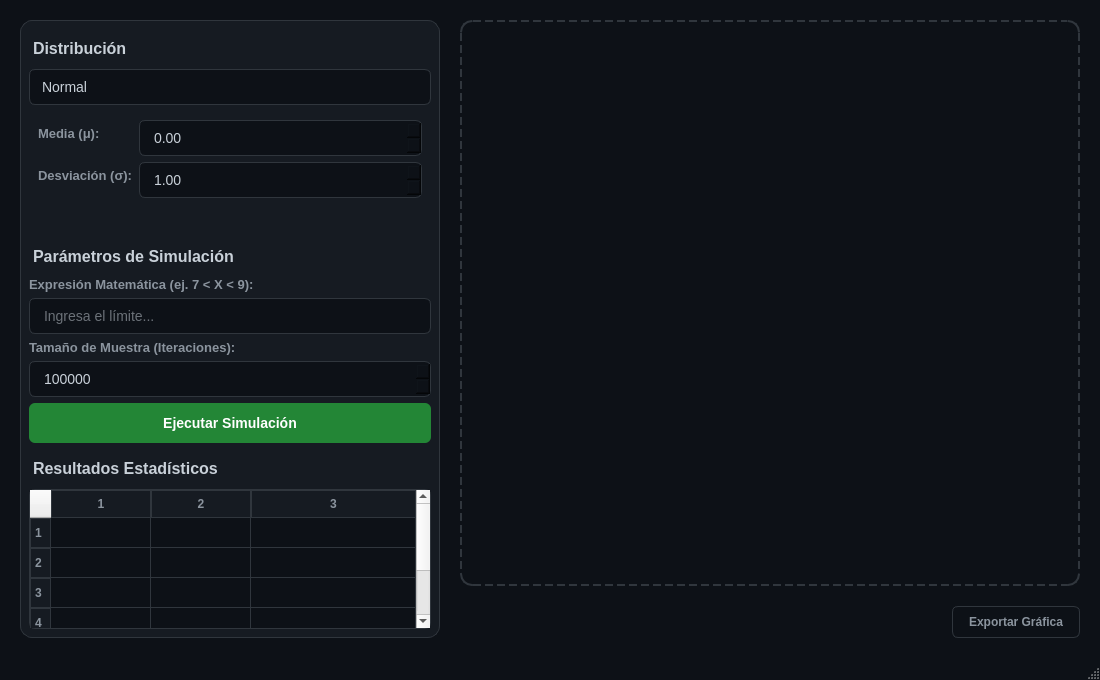
<?xml version="1.0" encoding="UTF-8"?>
<ui version="4.0">
 <class>MainWindow</class>
 <widget class="QMainWindow" name="MainWindow">
  <property name="geometry">
   <rect>
    <x>0</x>
    <y>0</y>
    <width>1100</width>
    <height>680</height>
   </rect>
  </property>
  <property name="windowTitle">
   <string>Simulador de Probabilidades</string>
  </property>
  <property name="styleSheet">
   <string>
    QMainWindow { background-color: #0d1117; font-family: 'Segoe UI', Roboto, sans-serif; }
    QWidget#panel_controles { background-color: #161b22; border-radius: 12px; border: 1px solid #30363d; }
    QWidget#contenedor_grafica { background-color: #0d1117; border: 2px dashed #30363d; border-radius: 12px; }
    QLabel { color: #8b949e; font-size: 13px; font-weight: 500; }
    QLabel#lbl_titulo1, QLabel#lbl_titulo2, QLabel#lbl_titulo3 { color: #c9d1d9; font-size: 16px; font-weight: bold; margin-bottom: 5px; margin-top: 10px; }
    QLineEdit, QComboBox, QDoubleSpinBox, QSpinBox { background-color: #0d1117; color: #c9d1d9; padding: 8px 12px; border: 1px solid #30363d; border-radius: 6px; font-size: 14px; }
    QLineEdit:focus, QComboBox:focus, QDoubleSpinBox:focus, QSpinBox:focus { border: 1px solid #58a6ff; }
    QComboBox::drop-down { border: none; }
    QPushButton#boton_calcular { background-color: #238636; color: white; padding: 12px; border-radius: 6px; font-weight: bold; font-size: 14px; border: none; }
    QPushButton#boton_calcular:hover { background-color: #2ea043; }
    QPushButton#boton_exportar { background-color: transparent; border: 1px solid #30363d; color: #8b949e; padding: 8px 16px; border-radius: 6px; font-weight: bold; }
    QPushButton#boton_exportar:hover { background-color: #30363d; color: #c9d1d9; }
    QTableWidget { background-color: #0d1117; color: #c9d1d9; gridline-color: #30363d; border: 1px solid #30363d; border-radius: 6px; font-size: 13px; }
    QHeaderView::section { background-color: #161b22; color: #8b949e; border: 1px solid #30363d; font-weight: bold; padding: 4px; }
    QTableWidget::item { padding: 5px; }
   </string>
  </property>
  <widget class="QWidget" name="centralwidget">
   <layout class="QHBoxLayout" name="horizontalLayout" stretch="0,1">
    <property name="spacing"><number>20</number></property>
    <property name="leftMargin"><number>20</number></property>
    <property name="topMargin"><number>20</number></property>
    <property name="rightMargin"><number>20</number></property>
    <property name="bottomMargin"><number>20</number></property>
    <item>
     <widget class="QWidget" name="panel_controles" native="true">
      <property name="sizePolicy">
       <sizepolicy hsizetype="Fixed" vsizetype="Expanding">
        <horstretch>0</horstretch>
        <verstretch>0</verstretch>
       </sizepolicy>
      </property>
      <property name="minimumSize"><size><width>420</width><height>0</height></size></property>
      <property name="maximumSize"><size><width>460</width><height>16777215</height></size></property>
      <layout class="QVBoxLayout" name="verticalLayout">
       <item><widget class="QLabel" name="lbl_titulo1"><property name="text"><string>Distribución</string></property></widget></item>
       <item>
        <widget class="QComboBox" name="combo_distribuciones">
         <item><property name="text"><string>Normal</string></property></item>
         <item><property name="text"><string>Exponencial</string></property></item>
         <item><property name="text"><string>Uniforme</string></property></item>
         <item><property name="text"><string>Bernoulli</string></property></item>
         <item><property name="text"><string>Binomial</string></property></item>
         <item><property name="text"><string>Geométrica</string></property></item>
         <item><property name="text"><string>Hipergeométrica</string></property></item>
         <item><property name="text"><string>Poisson</string></property></item>
        </widget>
       </item>
       <item>
        <widget class="QStackedWidget" name="paginas_variables">
         <property name="currentIndex"><number>0</number></property>
         <property name="maximumSize"><size><width>16777215</width><height>120</height></size></property>
         <widget class="QWidget" name="page_normal">
          <layout class="QFormLayout" name="formLayout_1">
           <item row="0" column="0"><widget class="QLabel" name="lbl_mu"><property name="text"><string>Media (μ):</string></property></widget></item>
           <item row="0" column="1"><widget class="QDoubleSpinBox" name="spin_media"><property name="minimum"><double>-10000</double></property><property name="maximum"><double>10000</double></property></widget></item>
           <item row="1" column="0"><widget class="QLabel" name="lbl_sigma"><property name="text"><string>Desviación (σ):</string></property></widget></item>
           <item row="1" column="1"><widget class="QDoubleSpinBox" name="spin_desviacion"><property name="minimum"><double>0.0001</double></property><property name="value"><double>1</double></property><property name="maximum"><double>10000</double></property></widget></item>
          </layout>
         </widget>
         <widget class="QWidget" name="page_exponencial">
          <layout class="QFormLayout" name="formLayout_2">
           <item row="0" column="0"><widget class="QLabel" name="lbl_lam1"><property name="text"><string>Tasa (λ):</string></property></widget></item>
           <item row="0" column="1"><widget class="QDoubleSpinBox" name="spin_lambda"><property name="minimum"><double>0.0001</double></property><property name="value"><double>1</double></property><property name="maximum"><double>10000</double></property></widget></item>
          </layout>
         </widget>
         <widget class="QWidget" name="page_uniforme">
          <layout class="QFormLayout" name="formLayout_3">
           <item row="0" column="0"><widget class="QLabel" name="lbl_a"><property name="text"><string>Límite Inf. (a):</string></property></widget></item>
           <item row="0" column="1"><widget class="QDoubleSpinBox" name="spin_a"><property name="minimum"><double>-10000</double></property><property name="maximum"><double>10000</double></property></widget></item>
           <item row="1" column="0"><widget class="QLabel" name="lbl_b"><property name="text"><string>Límite Sup. (b):</string></property></widget></item>
           <item row="1" column="1"><widget class="QDoubleSpinBox" name="spin_b"><property name="minimum"><double>-10000</double></property><property name="maximum"><double>10000</double></property><property name="value"><double>1</double></property></widget></item>
          </layout>
         </widget>
         <widget class="QWidget" name="page_bernoulli">
          <layout class="QFormLayout" name="formLayout_4">
           <item row="0" column="0"><widget class="QLabel" name="lbl_p1"><property name="text"><string>Prob. Éxito (p):</string></property></widget></item>
           <item row="0" column="1"><widget class="QDoubleSpinBox" name="spin_p_ber"><property name="minimum"><double>0</double></property><property name="maximum"><double>1</double></property><property name="singleStep"><double>0.01</double></property><property name="value"><double>0.5</double></property></widget></item>
          </layout>
         </widget>
         <widget class="QWidget" name="page_binomial">
          <layout class="QFormLayout" name="formLayout_5">
           <item row="0" column="0"><widget class="QLabel" name="lbl_n1"><property name="text"><string>Ensayos (n):</string></property></widget></item>
           <item row="0" column="1"><widget class="QSpinBox" name="spin_n_bin"><property name="minimum"><number>1</number></property><property name="maximum"><number>10000</number></property><property name="value"><number>10</number></property></widget></item>
           <item row="1" column="0"><widget class="QLabel" name="lbl_p2"><property name="text"><string>Prob. Éxito (p):</string></property></widget></item>
           <item row="1" column="1"><widget class="QDoubleSpinBox" name="spin_p_bin"><property name="minimum"><double>0</double></property><property name="maximum"><double>1</double></property><property name="singleStep"><double>0.01</double></property><property name="value"><double>0.5</double></property></widget></item>
          </layout>
         </widget>
         <widget class="QWidget" name="page_geometrica">
          <layout class="QFormLayout" name="formLayout_6">
           <item row="0" column="0"><widget class="QLabel" name="lbl_p3"><property name="text"><string>Prob. Éxito (p):</string></property></widget></item>
           <item row="0" column="1"><widget class="QDoubleSpinBox" name="spin_p_geo"><property name="minimum"><double>0.0001</double></property><property name="maximum"><double>1</double></property><property name="singleStep"><double>0.01</double></property><property name="value"><double>0.5</double></property></widget></item>
          </layout>
         </widget>
         <widget class="QWidget" name="page_hipergeometrica">
          <layout class="QFormLayout" name="formLayout_7">
           <item row="0" column="0"><widget class="QLabel" name="lbl_N"><property name="text"><string>Población (N):</string></property></widget></item>
           <item row="0" column="1"><widget class="QSpinBox" name="spin_N_pob"><property name="minimum"><number>1</number></property><property name="maximum"><number>100000</number></property><property name="value"><number>100</number></property></widget></item>
           <item row="1" column="0"><widget class="QLabel" name="lbl_K"><property name="text"><string>Éxitos Pob. (K):</string></property></widget></item>
           <item row="1" column="1"><widget class="QSpinBox" name="spin_K_exitos"><property name="minimum"><number>0</number></property><property name="maximum"><number>100000</number></property><property name="value"><number>20</number></property></widget></item>
           <item row="2" column="0"><widget class="QLabel" name="lbl_n2"><property name="text"><string>Muestra (n):</string></property></widget></item>
           <item row="2" column="1"><widget class="QSpinBox" name="spin_n_muestra"><property name="minimum"><number>1</number></property><property name="maximum"><number>100000</number></property><property name="value"><number>10</number></property></widget></item>
          </layout>
         </widget>
         <widget class="QWidget" name="page_poisson">
          <layout class="QFormLayout" name="formLayout_8">
           <item row="0" column="0"><widget class="QLabel" name="lbl_lam2"><property name="text"><string>Promedio (λ):</string></property></widget></item>
           <item row="0" column="1"><widget class="QDoubleSpinBox" name="spin_lam_poi"><property name="minimum"><double>0.0001</double></property><property name="value"><double>1</double></property><property name="maximum"><double>10000</double></property></widget></item>
          </layout>
         </widget>
        </widget>
       </item>
       <item><widget class="QLabel" name="lbl_titulo2"><property name="text"><string>Parámetros de Simulación</string></property></widget></item>
       <item><widget class="QLabel" name="lbl_exp"><property name="text"><string>Expresión Matemática (ej. 7 &lt; X &lt; 9):</string></property></widget></item>
       <item><widget class="QLineEdit" name="input_expresion"><property name="placeholderText"><string>Ingresa el límite...</string></property></widget></item>
       <item><widget class="QLabel" name="lbl_iter"><property name="text"><string>Tamaño de Muestra (Iteraciones):</string></property></widget></item>
       <item><widget class="QSpinBox" name="spin_iteraciones"><property name="minimum"><number>1</number></property><property name="maximum"><number>5000000</number></property><property name="value"><number>100000</number></property></widget></item>
       <item><widget class="QPushButton" name="boton_calcular"><property name="text"><string>Ejecutar Simulación</string></property><property name="cursor"><cursorShape>PointingHandCursor</cursorShape></property></widget></item>
       <item><widget class="QLabel" name="lbl_titulo3"><property name="text"><string>Resultados Estadísticos</string></property></widget></item>
       <item>
        <widget class="QTableWidget" name="tabla_resultados">
         <property name="editTriggers"><set>QAbstractItemView::NoEditTriggers</set></property>
         <property name="selectionMode"><enum>QAbstractItemView::NoSelection</enum></property>
         <property name="rowCount"><number>5</number></property>
         <property name="columnCount"><number>3</number></property>
         <attribute name="horizontalHeaderLabels">
          <string>Teórico;Simulado;Diferencia</string>
         </attribute>
         <attribute name="verticalHeaderLabels">
          <string>Probabilidad;Media;Varianza;Desviación Est.;Tamaño Muestra</string>
         </attribute>
         <attribute name="horizontalHeaderStretchLastSection"><bool>true</bool></attribute>
        </widget>
       </item>
      </layout>
     </widget>
    </item>
    <item>
     <layout class="QVBoxLayout" name="panel_derecho">
      <item>
       <widget class="QWidget" name="contenedor_grafica" native="true">
        <property name="sizePolicy">
         <sizepolicy hsizetype="Expanding" vsizetype="Expanding">
          <horstretch>0</horstretch>
          <verstretch>0</verstretch>
         </sizepolicy>
        </property>
        <layout class="QVBoxLayout" name="layout_grafica">
         <property name="leftMargin"><number>0</number></property>
         <property name="topMargin"><number>0</number></property>
         <property name="rightMargin"><number>0</number></property>
         <property name="bottomMargin"><number>0</number></property>
        </layout>
       </widget>
      </item>
      <item>
       <layout class="QHBoxLayout" name="layout_boton_exportar">
        <item>
         <spacer name="horizontalSpacer">
          <property name="orientation"><enum>Qt::Horizontal</enum></property>
          <property name="sizeHint" stdset="0"><size><width>40</width><height>20</height></size></property>
         </spacer>
        </item>
        <item>
         <widget class="QPushButton" name="boton_exportar">
          <property name="text"><string>Exportar Gráfica</string></property>
          <property name="cursor"><cursorShape>PointingHandCursor</cursorShape></property>
         </widget>
        </item>
       </layout>
      </item>
     </layout>
    </item>
   </layout>
  </widget>
  <widget class="QStatusBar" name="statusbar"/>
 </widget>
 <resources/>
 <connections/>
</ui>
